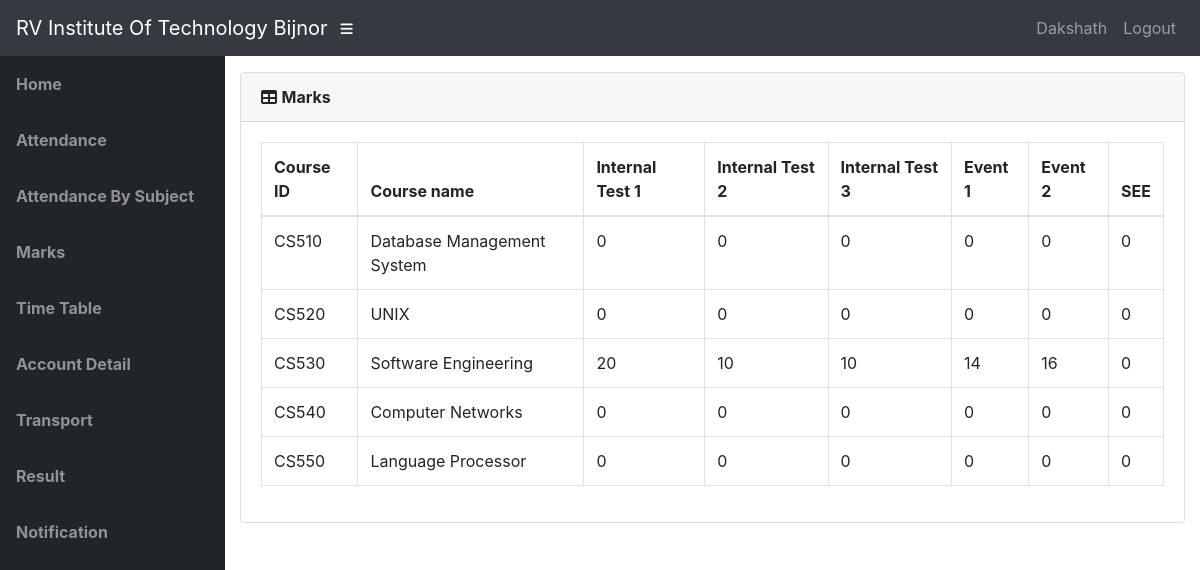
The app's page /info/student/CS01/marks_list/ (signed in) with its own data.
### info/models.py (models this page shows, shortened)
class User(AbstractUser):
    @property
    def is_student(self):
        if hasattr(self, 'student'):
            return True
        return False

class Student(models.Model):
    user = models.OneToOneField(User, on_delete=models.CASCADE, null=True)
    class_id = models.ForeignKey(Class, on_delete=models.CASCADE, default=1)
    USN = models.CharField(primary_key='True', max_length=100)
    name = models.CharField(max_length=200)
    sex = models.CharField(max_length=50, choices=sex_choice, default='Male')
    DOB = models.DateField(default='1998-01-01')

class StudentCourse(models.Model):
    student = models.ForeignKey(Student, on_delete=models.CASCADE)
    course = models.ForeignKey(Course, on_delete=models.CASCADE)
    class Meta:
        unique_together = (('student', 'course'),)
        verbose_name_plural = 'Marks'

class Course(models.Model):
    dept = models.ForeignKey(Dept, on_delete=models.CASCADE)
    id = models.CharField(primary_key='True', max_length=50)
    name = models.CharField(max_length=50)
    shortname = models.CharField(max_length=50, default='X')

class Marks(models.Model):
    studentcourse = models.ForeignKey(StudentCourse, on_delete=models.CASCADE)
    name = models.CharField(max_length=50, choices=test_name, default='Internal test 1')
    marks1 = models.IntegerField(default=0, validators=[MinValueValidator(0), MaxValueValidator(100)])
    class Meta:
        unique_together = (('studentcourse', 'name'),)

### info/views.py (the view)
# urls.py: path('student/<slug:stud_id>/marks_list/', views.marks_list, name='marks_list'),
@login_required()
def marks_list(request, stud_id):
    stud = Student.objects.get(USN=stud_id,)
    ass_list = Assign.objects.filter(class_id_id=stud.class_id)
    sc_list = []
    for ass in ass_list:
        try:
            sc = StudentCourse.objects.get(student=stud, course=ass.course)
        except StudentCourse.DoesNotExist:
            sc = StudentCourse(student=stud, course=ass.course)
            sc.save()
            sc.marks_set.create(type='I', name='Internal test 1')
            sc.marks_set.create(type='I', name='Internal test 2')
            sc.marks_set.create(type='I', name='Internal test 3')
            sc.marks_set.create(type='E', name='Event 1')
            sc.marks_set.create(type='E', name='Event 2')
            sc.marks_set.create(type='S', name='Semester End Exam')
        sc_list.append(sc)
    return render(request, 'info/marks_list.html', {'sc_list': sc_list})

### info/templates/info/marks_list.html
{% extends 'info/base.html' %}
    {% load static %}
    {% block content %}
                  <div class="card mb-3">
            <div class="card-header">
              <i class="fas fa-table"></i>
            <b>Marks</b></div>
            <div class="card-body">
              <div class="table-responsive">
                <table class="table table-bordered" id="dataTable" width="100%" cellspacing="0">
                  <thead>
                    <tr>
                        <th>Course ID</th>
                        <th>Course name</th>
                        <th>Internal Test 1</th>
                        <th>Internal Test 2</th>
                        <th>Internal Test 3</th>
                        <th>Event 1</th>
                        <th>Event 2</th>
                        <th>SEE</th>
                    </tr>
                  </thead>
                  <tbody>
                    {% for sc in sc_list %}
                    <tr>
                        <td>{{ sc.course_id }}</td>
                        <td>{{sc.course.name}}</td>
                        {% for m in sc.marks_set.all %}
                            <td>{{ m.marks1 }}</td>
                        {% endfor %}
                    </tr>
                    {% empty %}
                            <p>student has no courses</p>
                    {% endfor %}
                  </tbody>
                </table>
              </div>
            </div>
          </div>
    {% endblock %}

### info/templates/info/base.html (shortened to what this page needs)
<!DOCTYPE html>
<html lang="en">
  <head>
      {% load static %}
    <link href="{% static '/info/bootstrap/vendor/bootstrap/css/bootstrap.min.css' %}" rel="stylesheet">
    <link href="{% static '/info/bootstrap/vendor/fontawesome-free/css/all.min.css' %}" rel="stylesheet" type="text/css">
    <link href="{% static '/info/bootstrap/vendor/datatables/dataTables.bootstrap4.css' %}" rel="stylesheet">
    <link href="{% static '/info/bootstrap/css/sb-admin.css' %}" rel="stylesheet">
  </head>
  <body id="page-top">
    <nav class="navbar navbar-expand navbar-dark bg-dark static-top">
      <a class="navbar-brand mr-1" href="{% url 'index' %}">RV Institute Of Technology Bijnor</a>
      <button class="btn btn-link btn-sm text-white order-1 order-sm-0" id="sidebarToggle" href="#">
        <i class="fas fa-bars"></i>
      </button>
        <div class="collapse navbar-collapse" id="navbarResponsive">
          <ul class="navbar-nav ml-auto">
            <li class="nav-item">
                {% if request.user.is_student %}
                    <a class="nav-link text-capitalize">{{ request.user.student.name }}</a>
                {% elif request.user.is_teacher %}
                    <a class="nav-link text-capitalize">{{ request.user.teacher.name }}</a>
                {% endif %}
            </li>
            <li class="nav-item">
                <a class="nav-link" href="#" data-toggle="modal" data-target="#logoutModal">Logout</a>
            </li>
          </ul>
        </div>
    </nav>
    <div id="wrapper">
      <ul class="sidebar navbar-nav">
            <li class="nav-item">
              <a class="nav-link" href="{% url 'index' %}">
                <span><b>Home</b></span>
              </a>
            </li>
        {% if request.user.is_student %}
            <li class="nav-item">
              <a class="nav-link" href="{% url 'attendance' request.user.student.USN %}">
                <span><b>Attendance</b></span>
              </a>
            </li>
            <li class="nav-item">
              <a class="nav-link" href="{% url 'attendance' request.user.student.USN %}">
                <span><b>Attendance By Subject</b></span>
              </a>
            </li>
            <li class="nav-item">
              <a class="nav-link" href="{% url 'marks_list' request.user.student.USN %}">
                <span><b>Marks</b></span>
              </a>
            </li>
              <li class="nav-item">
              <a class="nav-link" href="{% url 'timetable' request.user.student.class_id_id %}">
                <span><b>Time Table</b></span>
              </a>
            </li>
	      <li class="nav-item">
              <a class="nav-link" href="{% url 'timetable' request.user.student.class_id_id %}">
                <span><b>Account Detail</b></span>
              </a>
            </li>
	      <li class="nav-item">
              <a class="nav-link" href="{% url 'timetable' request.user.student.class_id_id %}">
                <span><b>Transport</b></span>
              </a>
            </li>
	      <li class="nav-item">
              <a class="nav-link" href="{% url 'timetable' request.user.student.class_id_id %}">
                <span><b>Result</b></span>
              </a>
            </li>
	      <li class="nav-item">
              <a class="nav-link" href="{% url 'timetable' request.user.student.class_id_id %}">
                <span><b>Notification</b></span>
              </a>
            </li>
        {% endif %}
      </ul>
      <div id="content-wrapper">
        <div class="container-fluid">
            {% block content %}
            {% endblock %}
        </div>
      </div>
    </div>
  </body>
</html>

### records on screen
User: user.student.name "Dakshath"
StudentCourse: course_id "CS510", course.name "Database Management System"
Marks: marks1 "0"
Marks: marks1 "0"
Marks: marks1 "0"
Marks: marks1 "0"
Marks: marks1 "0"
Marks: marks1 "0"
StudentCourse: course_id "CS520", course.name "UNIX"
Marks: marks1 "0"
Marks: marks1 "0"
Marks: marks1 "0"
Marks: marks1 "0"
Marks: marks1 "0"
Marks: marks1 "0"
StudentCourse: course_id "CS530", course.name "Software Engineering"
Marks: marks1 "20"
Marks: marks1 "10"
Marks: marks1 "10"
Marks: marks1 "14"
Marks: marks1 "16"
Marks: marks1 "0"
StudentCourse: course_id "CS540", course.name "Computer Networks"
Marks: marks1 "0"
Marks: marks1 "0"
Marks: marks1 "0"
Marks: marks1 "0"
Marks: marks1 "0"
Marks: marks1 "0"
StudentCourse: course_id "CS550", course.name "Language Processor"
Marks: marks1 "0"
Marks: marks1 "0"
Marks: marks1 "0"
Marks: marks1 "0"
Marks: marks1 "0"
Marks: marks1 "0"
